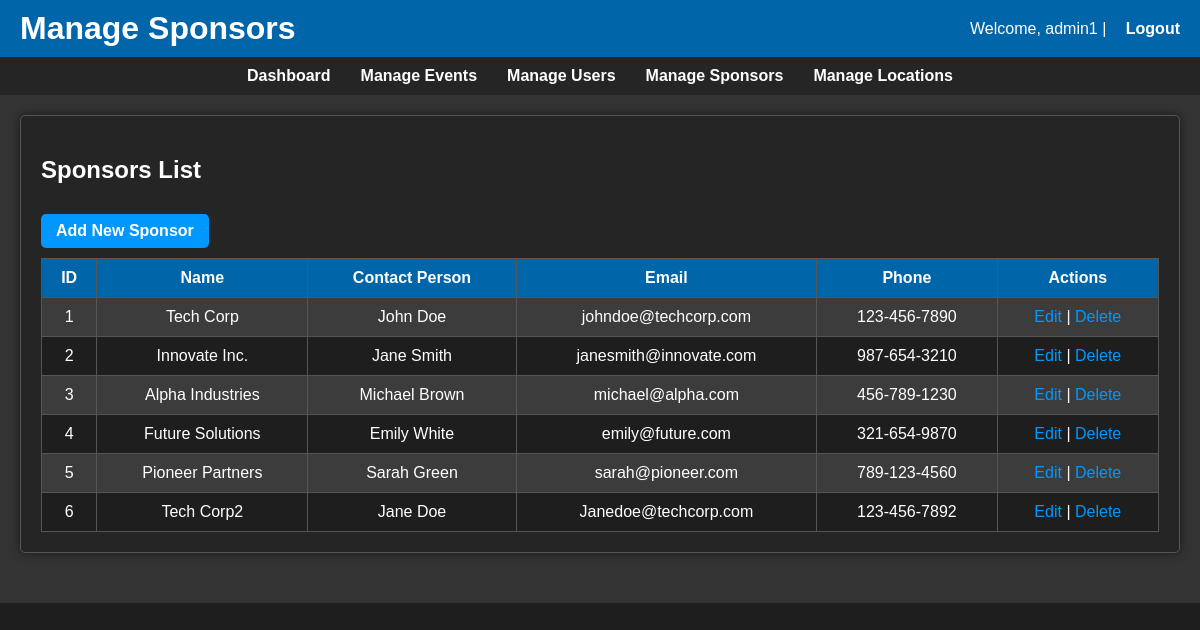
/admin/admin_sponsors.php (signed in), run on the app's committed database.
### tables this page shows
CREATE TABLE `sponsors` (
  `sponsor_id` int(11) NOT NULL,
  `sponsor_name` varchar(100) NOT NULL,
  `contact_person` varchar(100) DEFAULT NULL,
  `contact_email` varchar(100) DEFAULT NULL,
  `phone_number` varchar(20) DEFAULT NULL
);

### admin/admin_sponsors.php (the view, shortened to what this page needs)
<?php
include '../config/db_connect.php';
$sponsors = $conn->query("SELECT * FROM sponsors ORDER BY sponsor_id ASC");
?>
<!DOCTYPE html>
<html lang="en">
<head>
    <link rel="stylesheet" href="/assets/css/style2.css">
</head>
<body>
    <header>
        <h1>Manage Sponsors</h1>
        <p>Welcome, <?php echo htmlspecialchars($_SESSION['username']); ?> | <a href="/auth/logout.php">Logout</a></p>
    </header>
    <nav>
        <a href="/admin/admin.php">Dashboard</a>
        <a href="/admin/admin_events.php">Manage Events</a>
        <a href="/admin/admin_users.php">Manage Users</a>
        <a href="/admin/admin_sponsors.php">Manage Sponsors</a>
        <a href="/admin/admin_locations.php">Manage Locations</a>
    </nav>
    <div class="container">
        <div class="section">
            <h2>Sponsors List</h2>
            <a href="add_sponsor.php" class="add-btn">Add New Sponsor</a>
            <table>
                <tr>
                    <th>ID</th>
                    <th>Name</th>
                    <th>Contact Person</th>
                    <th>Email</th>
                    <th>Phone</th>
                    <th>Actions</th>
                </tr>
                <?php if ($sponsors->num_rows > 0): ?>
                    <?php while ($sponsor = $sponsors->fetch_assoc()): ?>
                    <tr>
                        <td><?php echo $sponsor['sponsor_id']; ?></td>
                        <td><?php echo htmlspecialchars($sponsor['sponsor_name']); ?></td>
                        <td><?php echo htmlspecialchars($sponsor['contact_person']); ?></td>
                        <td><?php echo htmlspecialchars($sponsor['contact_email']); ?></td>
                        <td><?php echo htmlspecialchars($sponsor['phone_number']); ?></td>
                        <td>
                            <a href="edit_sponsor.php?id=<?php echo $sponsor['sponsor_id']; ?>">Edit</a> |
                            <a href="delete_sponsor.php?id=<?php echo $sponsor['sponsor_id']; ?>" onclick="return confirm('Are you sure you want to delete this sponsor?')">Delete</a>
                        </td>
                    </tr>
                    <?php endwhile; ?>
                <?php else: ?>
                    <tr>
                        <td colspan="7">No sponsors found.</td>
                    </tr>
                <?php endif; ?>
            </table>
        </div>
    </div>
</body>
</html>

### assets/css/style2.css (style rules this page uses)
body { font-family: Arial, sans-serif; margin: 0; padding: 0; background-color: #1e1e1e; color: #ffffff; }
header { background-color: #0065a9; color: white; padding: 10px 20px; display: flex; justify-content: space-between; align-items: center; }
h1 { color: #ffffff; }
h2 { color: #ffffff; }
header h1 { margin: 0; }
header p { margin: 0; }
header a { color: white; text-decoration: none; font-weight: bold; margin-left: 15px; }
nav { display: flex; justify-content: center; background-color: #252525; padding: 10px; }
nav a { color: #ffffff; margin: 0 15px; text-decoration: none; font-weight: bold; }
.container { padding: 20px; }
.section { margin-bottom: 30px; background-color: #444444; padding: 15px; border-radius: 5px; box-shadow: 0 0 10px rgba(0, 0, 0, 0.5); }
@media (min-width: 768px) { .container { flex-direction: row; align-items: flex-start; } }
th { background-color: #0065a9; color: white; }
tr:nth-child(even) { background-color: #3c3c3c; }
tr:nth-child(odd) { background-color: #1e1e1e; }
table { width: 100%; border-collapse: collapse; margin-top: 10px; }
th, td { padding: 10px; text-align: center; border: 1px solid #555555; }
a { color: #0098ff; text-decoration: none; }
.add-btn { display: inline-block; margin-top: 10px; padding: 8px 15px; background-color: #0098ff; color: white; border-radius: 5px; text-decoration: none; font-weight: bold; }

### admin/admin_sponsors.php (style rules this page uses)
header { background-color: #0065a9; color: white; padding: 10px 20px; display: flex; justify-content: space-between; align-items: center; }
header h1 { margin: 0; }
header p { margin: 0; }
header a { color: white; text-decoration: none; font-weight: bold; margin-left: 15px; }
.container { padding: 20px; background-color: #333333; }
.section { padding: 20px; border-radius: 5px; border: 1px solid #555555; border-radius: 5px; background-color: #252525; }
table { width: 100%; border-collapse: collapse; margin-top: 10px; }
th, td { padding: 10px; text-align: center; border: 1px solid #555555; }
th { background-color: #0065a9; color: white; }
.add-btn { display: inline-block; padding: 8px 15px; background-color: #0098ff; color: white; border-radius: 5px; text-decoration: none; font-weight: bold; }

### data on the page
sponsors: sponsor_id "1", sponsor_name "Tech Corp", contact_person "John Doe", contact_email "johndoe@techcorp.com", phone_number "123-456-7890"
sponsors: sponsor_id "2", sponsor_name "Innovate Inc.", contact_person "Jane Smith", contact_email "janesmith@innovate.com", phone_number "987-654-3210"
sponsors: sponsor_id "3", sponsor_name "Alpha Industries", contact_person "Michael Brown", contact_email "michael@alpha.com", phone_number "456-789-1230"
sponsors: sponsor_id "4", sponsor_name "Future Solutions", contact_person "Emily White", contact_email "emily@future.com", phone_number "321-654-9870"
sponsors: sponsor_id "5", sponsor_name "Pioneer Partners", contact_person "Sarah Green", contact_email "sarah@pioneer.com", phone_number "789-123-4560"
sponsors: sponsor_id "6", sponsor_name "Tech Corp2", contact_person "Jane Doe", contact_email "Janedoe@techcorp.com", phone_number "123-456-7892"

### other printed values
$_SESSION['username'] "admin1"
